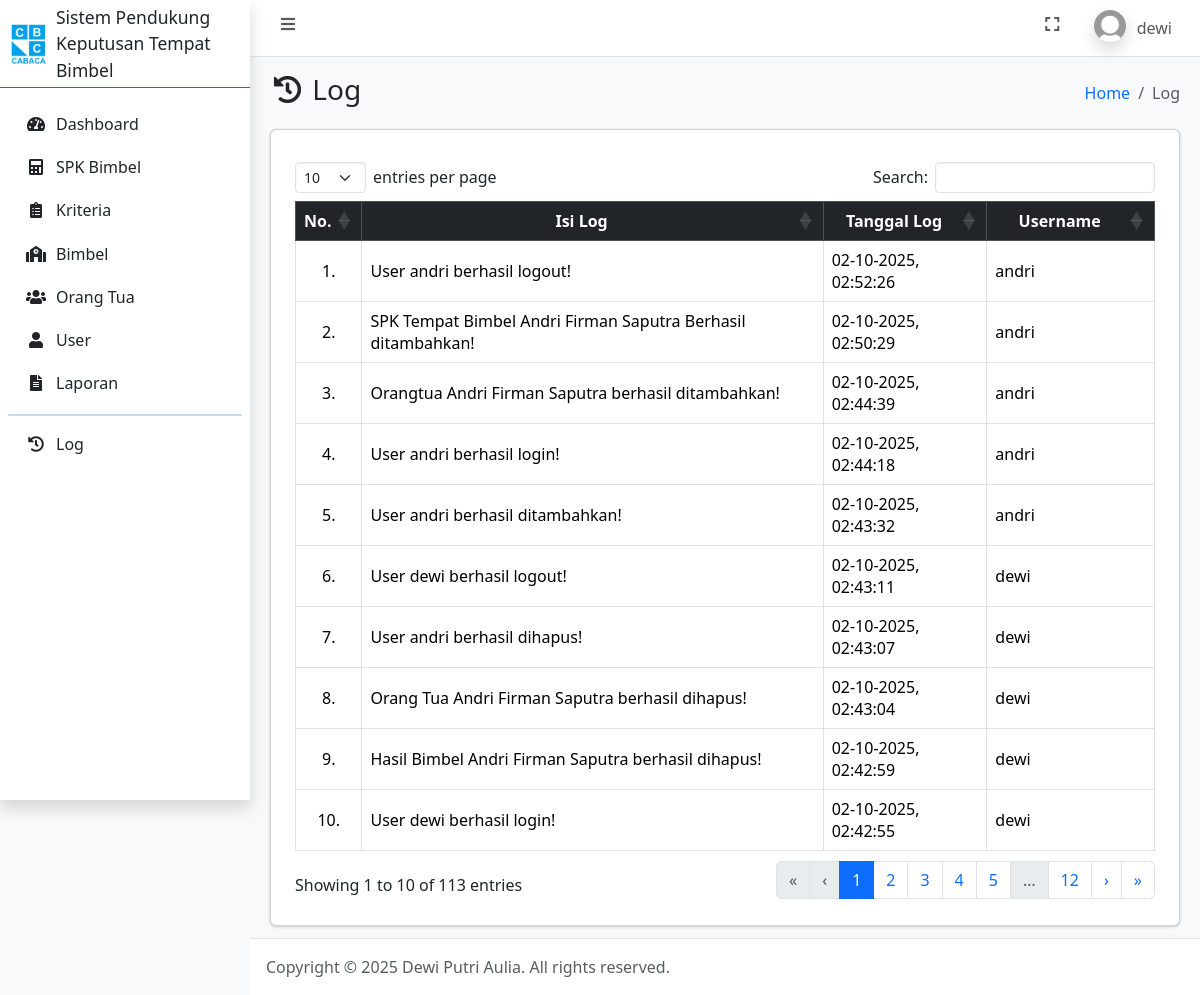
The app's page /log.php (signed in) with its own data.
### tables this page shows
CREATE TABLE `user` (
  `id_user` int(11) NOT NULL,
  `username` varchar(100) NOT NULL,
  `password` varchar(255) NOT NULL,
  `jabatan` enum('admin','orangtua') NOT NULL,
  `nama` varchar(100) NOT NULL,
  `foto` text NOT NULL,
  `dibuat_pada` timestamp NOT NULL DEFAULT current_timestamp()
);

CREATE TABLE `log` (
  `id_log` int(11) NOT NULL,
  `isi_log` text NOT NULL,
  `tgl_log` datetime NOT NULL DEFAULT current_timestamp(),
  `id_user` int(11) NOT NULL
);

### connection.php (called while the page is built, shortened)
<?php
	$host = 'localhost';
	$user = 'root';
	$pass = '';
	$database = 'spk_bimbel_topsis';
	$conn = mysqli_connect($host, $user, $pass, $database);
    if (isset($_SESSION['id_user'])) {
    	$id_user = $_SESSION['id_user'];
		$dataUser = mysqli_fetch_assoc(mysqli_query($conn, "SELECT * FROM user WHERE id_user = $id_user"));
	}
?>

### log.php (the view, shortened to what this page needs)
<?php
    require_once 'connection.php';
    $id_user = $_SESSION['id_user'];
    if ($dataUser['jabatan'] == 'orangtua') {
        $log = mysqli_query($conn, "SELECT * FROM log LEFT JOIN user ON log.id_user = user.id_user WHERE user.id_user = '$id_user' ORDER BY tgl_log DESC");
    } else {
        $log = mysqli_query($conn, "SELECT * FROM log LEFT JOIN user ON log.id_user = user.id_user ORDER BY tgl_log DESC");
    }
?>
<!DOCTYPE html>
<html lang="en">
<head>
    <?php include_once 'include/head.php'; ?>
</head>
<body class="layout-fixed sidebar-expand-lg bg-body-tertiary">
    <div class="app-wrapper">
        <?php include_once 'include/navbar.php'; ?>
        <?php include_once 'include/sidebar.php'; ?>
        <main class="app-main">
            <div class="app-content-header">
                <div class="container-fluid">
                    <div class="row">
                        <div class="col-sm-6">
                            <h3 class="mb-0"><i class="nav-icon fas fa-fw fa-history"></i> Log</h3>
                        </div>
                        <div class="col-sm-6">
                            <ol class="breadcrumb float-sm-end">
                                <li class="breadcrumb-item"><a href="index.php">Home</a></li>
                                <li class="breadcrumb-item active" aria-current="page">
                                    Log
                                </li>
                            </ol>
                        </div>
                    </div>
                </div>
            </div>
            <div class="app-content">
                <div class="container-fluid">
                    <div class="card">
                        <div class="card-body">
                            <div class="table-responsive p-2">
                                <table class="table table-bordered" id="table_id">
                                    <thead class="table-dark">
                                        <tr>
                                            <th class="text-center align-middle">No.</th>
                                            <th class="text-center align-middle">Isi Log</th>
                                            <th class="text-center align-middle">Tanggal Log</th>
                                            <th class="text-center align-middle">Username</th>
                                        </tr>
                                    </thead>
                                    <tbody>
                                        <?php $i = 1; ?>
                                        <?php foreach ($log as $dl): ?>
                                            <tr>
                                                <td class="text-center align-middle"><?= $i++; ?>.</td>
                                                <td class="align-middle"><?= $dl['isi_log']; ?></td>
                                                <td class="align-middle"><?= date('d-m-Y, H:i:s', strtotime($dl['tgl_log']));; ?></td>
                                                <td class="align-middle"><?= ($dl['username']) ? $dl['username'] : 'User sudah terhapus'; ?></td>
                                            </tr>
                                        <?php endforeach ?>
                                    </tbody>
                                </table>
                            </div>
                        </div>
                    </div>
                </div>
            </div>
        </main>
        <?php include_once 'include/footer.php'; ?>
    </div>
</body>
</html>

### include/navbar.php (shortened to what this page needs)
<nav class="app-header navbar navbar-expand bg-body">
    <div class="container-fluid">
        <ul class="navbar-nav">
            <li class="nav-item"> <a class="nav-link" data-lte-toggle="sidebar" href="#" role="button"> <i class="fas fa-fw fa-bars"></i> </a> </li>
        </ul>
        <ul class="navbar-nav ms-auto">
            <li class="nav-item"> <a class="nav-link" href="#" data-lte-toggle="fullscreen"> <i data-lte-icon="maximize" class="fas fa-fw fa-expand"></i> </a> </li>
            <li class="nav-item dropdown user-menu">
                <a href="#" class="nav-link dropdown-toggle" data-bs-toggle="dropdown" aria-expanded="false">
                    <img src="assets/img/profiles/<?= $dataUser['foto']; ?>" class="user-image rounded-circle shadow" alt="User Image">
                    <span class="d-none d-md-inline"><?= $dataUser['username']; ?></span>
                </a>
            </li>
        </ul>
    </div>
</nav>

### records on screen
user: foto (placeholder picture), username "dewi"
log: isi_log "User andri berhasil logout!", tgl_log "02-10-2025, 02:52:26", id_user.username "andri"
log: isi_log "SPK Tempat Bimbel Andri Firman Saputra Berhasil ditambahkan!", tgl_log "02-10-2025, 02:50:29", id_user.username "andri"
log: isi_log "Orangtua Andri Firman Saputra berhasil ditambahkan!", tgl_log "02-10-2025, 02:44:39", id_user.username "andri"
log: isi_log "User andri berhasil login!", tgl_log "02-10-2025, 02:44:18", id_user.username "andri"
log: isi_log "User andri berhasil ditambahkan!", tgl_log "02-10-2025, 02:43:32", id_user.username "andri"
log: isi_log "User dewi berhasil logout!", tgl_log "02-10-2025, 02:43:11", id_user.username "dewi"
log: isi_log "User andri berhasil dihapus!", tgl_log "02-10-2025, 02:43:07", id_user.username "dewi"
log: isi_log "Orang Tua Andri Firman Saputra berhasil dihapus!", tgl_log "02-10-2025, 02:43:04", id_user.username "dewi"
log: isi_log "Hasil Bimbel Andri Firman Saputra berhasil dihapus!", tgl_log "02-10-2025, 02:42:59", id_user.username "dewi"
log: isi_log "User dewi berhasil login!", tgl_log "02-10-2025, 02:42:55", id_user.username "dewi"
